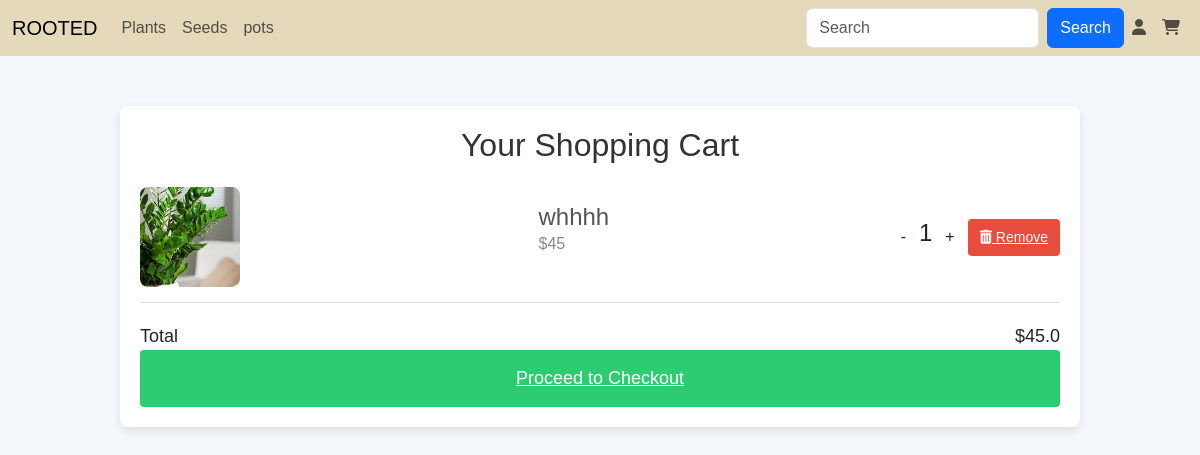
/view_cart (signed in), run on an earlier commit of the app's database.
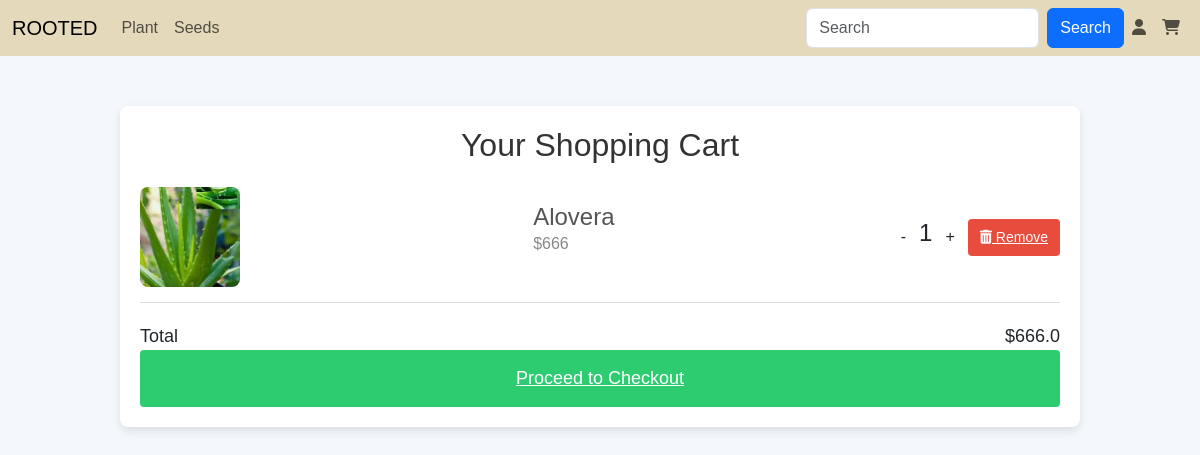
And on a later commit of the database.
### app/models.py (models this page shows, shortened)
class Main_cat(models.Model):
    m_name=models.TextField(unique=True)

class Cart(models.Model):
    user=models.ForeignKey(User,on_delete=models.CASCADE)
    Plants=models.ForeignKey(Plants,on_delete=models.CASCADE)
    qty=models.IntegerField()
    price=models.FloatField()

class Plants(models.Model):
    p_id=models.TextField()
    name=models.TextField()
    p_catg=models.TextField()
    p_dis=models.TextField()
    price=models.IntegerField()
    offer_price=models.IntegerField()
    img=models.FileField()
    img2=models.FileField()
    stock=models.IntegerField()
    catg=models.ForeignKey(Category,on_delete=models.CASCADE)
    mcatg=models.ForeignKey(Main_cat,on_delete=models.CASCADE)

### app/views.py (the view)
# urls.py: path('view_cart',views.view_cart),
def view_cart(req):
    if 'user' in req.session:
        user=User.objects.get(username=req.session['user'])
        cart_dtls=Cart.objects.filter(user=user)
        m_data=Main_cat.objects.all()
        c_data=Category.objects.all()
        total=0
        for i in cart_dtls:
            total+=i.price
        return render(req,'user/cart.html',{'cart_dtls':cart_dtls,'total':total,'m_data':m_data,'c_data':c_data})
    else:
        return redirect(m_login)

### templates/user/cart.html (shortened to what this page needs)
<!DOCTYPE html>
<html lang="en">
<head>
    {% load static %}
    <link rel="stylesheet" href="https://cdnjs.cloudflare.com/ajax/libs/font-awesome/6.6.0/css/all.min.css">
    <link href="https://cdn.jsdelivr.net/npm/bootstrap@5.3.3/dist/css/bootstrap.min.css" rel="stylesheet">
    <link rel="stylesheet" href="{% static 'css/style.css'%}">
</head>
<body>
<nav class="navbar navbar-expand-sm " id="navb">
  <div class="container-fluid">
    <a class="navbar-brand" href="homep">ROOTED</a>
    <div class="collapse navbar-collapse" id="collapsibleNavbar">
      <ul class="navbar-nav me-auto">
        {% for i in m_data%}
        <li class="nav-item" id="dropdown">
          <a href="" class="nav-link" id="dropbtn">{{i.m_name}}</a>
        {% endfor %}
      </ul>
      <form class="d-flex" method="post" action=".">
        <input class="form-control me-2" type="text" placeholder="Search" value="{{ srch }}" name="srch">
        <button class="btn btn-primary" type="submit" >Search</button>
        <ul class="navbar-nav me-auto">
          <li class="nav-item">
            <a class="nav-link" href="../m_login"><i class="fa-solid fa-user"></i></a>
          </li>
          <li class="nav-item">
            <a class="nav-link" href="../view_cart"><i class="fa-solid fa-cart-shopping"></i></a>
          </li>
        </ul>
      </form>
    </div>
  </div>
</nav>
<div class="container">
  <h2>Your Shopping Cart</h2>
  {% if cart_dtls %}
      {% for item in cart_dtls %}
      <div class="cart-item">
          <img src="{{ item.Plants.img.url }}" alt="">
          <div class="item-details">
              <h4>{{ item.Plants.name }}</h4>
              <p class="price">${{ item.Plants.offer_price }}</p>
          </div>
          <div class="quantity">
              <a class="btn" href="cartDecrement/{{item.pk}}">-</a>
              <h4 id="qty">{{item.qty}}</h4><a class="btn" href="cartIncrement/{{item.pk}}">+</a>
              <a href="../delete_cart/{{item.pk}}" class="remove-btn"><i class="fas fa-trash-alt"></i> Remove</a>
          </div>
      </div>
      {% endfor %}
      <div class="total">
          <span>Total</span>
          <span>${{ total }}</span>
      </div>
      <a href="#" class="checkout-btn">Proceed to Checkout</a>
  {% else %}
      <p>Your cart is empty. Start shopping!</p>
  {% endif %}
</div>
</body>
</html>

### static/css/style.css (style rules this page uses)
body { background-color: #f4f4f4; }
#navb { background-color: #e4dabb; }
.navbar-nav { display:flex; align-content: center; }
#dropdown { float: left; overflow: hidden; }

### templates/user/cart.html (style rules this page uses)
body { font-family: Arial, sans-serif; background-color: #f4f7fc; margin: 0; padding: 0; }
.container { width: 80%; margin: 50px auto; background: white; padding: 20px; border-radius: 8px; box-shadow: 0 4px 10px rgba(0, 0, 0, 0.1); }
h2 { text-align: center; color: #333; }
.cart-item { display: flex; justify-content: space-between; border-bottom: 1px solid #ddd; padding: 15px 0; }
.cart-item img { width: 100px; height: 100px; object-fit: cover; border-radius: 8px; }
.item-details { display: flex; flex-direction: column; justify-content: center; padding-left: 20px; }
.item-details h4 { margin: 0; color: #555; }
.item-details .price { color: #888; }
.quantity { display: flex; align-items: center; }
.remove-btn { background-color: #e74c3c; color: white; border: none; padding: 8px 12px; cursor: pointer; font-size: 14px; border-radius: 4px; transition: background-color 0.3s; }
.total { display: flex; justify-content: space-between; font-size: 18px; margin-top: 20px; }
.checkout-btn { display: block; width: 100%; background-color: #2ecc71; color: white; padding: 15px; font-size: 18px; text-align: center; border: none; border-radius: 4px; cursor: pointer; transition: background-color 0.3s; }

What changed in the data, as far as the page shows it:
removed Main_cat: m_name "pots"
removed Cart: Plants.img (picture), Plants.name "whhhh", Plants.offer_price "45", qty "1"
changed Main_cat: m_name "Plants" → "Plant"
added Cart: Plants.img (picture), Plants.name "Alovera", Plants.offer_price "666", qty "1"
Also different on the page:
{{ total }}: "45.0" → "666.0"
